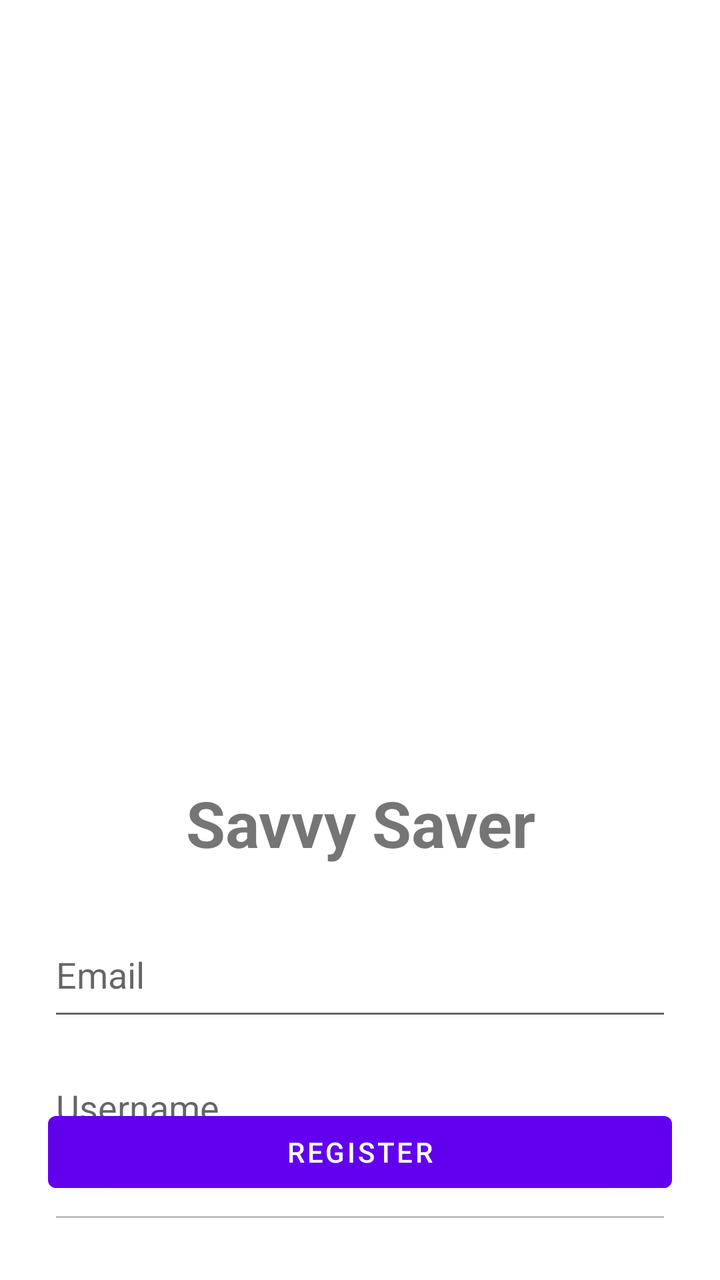
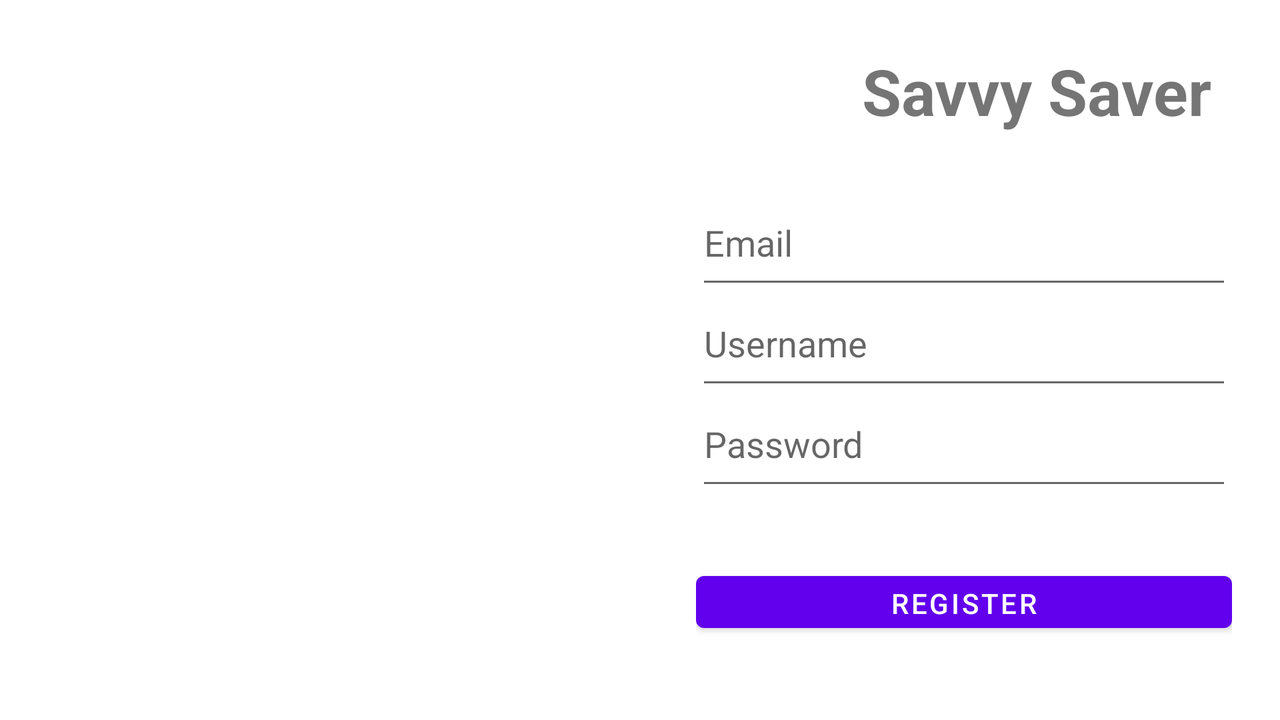

Compare how this app lays out the same screen by default and in its alternative resource folder. The renders come first, then the two layout files and the values they reference.
<!-- AndroidManifest.xml: application theme Theme.Deuxieme -->
<!-- res/layout/activity_register.xml -->
<?xml version="1.0" encoding="utf-8"?>
<RelativeLayout
    xmlns:android="http://schemas.android.com/apk/res/android"
    android:layout_width="match_parent"
    android:layout_height="match_parent"
    android:padding="24dp">

    <Button
        android:id="@+id/return_button"
        android:background="@drawable/back_button"
        android:layout_width="50dp"
        android:layout_height="50dp"
        android:layout_alignParentStart="true"
        android:layout_alignParentTop="true"
        android:layout_marginTop="0dp"/>

    <ImageView
        android:id="@+id/logo"
        android:layout_width="wrap_content"
        android:layout_height="300dp"
        android:src="@drawable/placeholder"
        android:layout_centerHorizontal="true"
        android:layout_below="@id/return_button"/>

    <TextView
        android:id="@+id/app_name"
        android:layout_width="match_parent"
        android:layout_height="wrap_content"
        android:text="Savvy Saver"
        android:textSize="32sp"
        android:textStyle="bold"
        android:layout_below="@id/logo"
        android:layout_marginTop="16dp"
        android:gravity="center"/>

    <EditText
        android:id="@+id/email"
        android:layout_width="match_parent"
        android:layout_height="wrap_content"
        android:hint="Email"
        android:paddingBottom="16dp"
        android:layout_below="@id/app_name"
        android:layout_marginTop="32dp"/>

    <EditText
        android:id="@+id/username"
        android:layout_width="match_parent"
        android:layout_height="wrap_content"
        android:hint="Username"
        android:paddingBottom="16dp"
        android:layout_below="@id/email"
        android:layout_marginTop="16dp"/>

    <EditText
        android:id="@+id/password"
        android:layout_width="match_parent"
        android:layout_height="wrap_content"
        android:hint="Password"
        android:inputType="textPassword"
        android:paddingBottom="16dp"
        android:layout_marginTop="16dp"
        android:layout_below="@id/username"/>

    <Button
        android:id="@+id/register"
        android:layout_width="match_parent"
        android:layout_height="wrap_content"
        android:text="Register"
        android:layout_alignParentBottom="true"
        android:layout_marginTop="16dp"
        android:layout_marginBottom="16dp"/>

</RelativeLayout>
<!-- resources referenced by this layout -->
<resources>
  <style name="Theme.Deuxieme" parent="Theme.MaterialComponents.DayNight.DarkActionBar">
          
          <item name="colorPrimary">@color/purple_500</item>
          <item name="colorPrimaryVariant">@color/purple_700</item>
          <item name="colorOnPrimary">@color/white</item>
          
          <item name="colorSecondary">@color/teal_200</item>
          <item name="colorSecondaryVariant">@color/teal_700</item>
          <item name="colorOnSecondary">@color/black</item>
          
          <item name="android:statusBarColor">?attr/colorPrimaryVariant</item>
          
      </style>
</resources>
<!-- res/layout-land/activity_register.xml (the repository's variant of the layout above) -->
<!-- drawn on the phone turned sideways -->
<?xml version="1.0" encoding="utf-8"?>
<RelativeLayout
    xmlns:android="http://schemas.android.com/apk/res/android"
    android:layout_width="match_parent"
    android:layout_height="match_parent"
    android:padding="24dp">

    <Button
        android:id="@+id/return_button"
        android:background="@drawable/back_button"
        android:layout_width="50dp"
        android:layout_height="50dp"
        android:layout_alignParentStart="true"
        android:layout_alignParentTop="true"
        android:layout_marginTop="4dp"
        android:layout_marginLeft="32dp"/>
    <ImageView
        android:id="@+id/logo"
        android:layout_width="300dp"
        android:layout_height="wrap_content"
        android:src="@drawable/placeholder"
        android:layout_alignParentStart="true"
        android:layout_alignParentTop="true"
        android:layout_alignParentBottom="true"
        android:layout_centerVertical="true"
        android:layout_weight="1"
        android:layout_below="@id/return_button"/>

    <LinearLayout
        android:id="@+id/controls_layout"
        android:layout_width="wrap_content"
        android:layout_height="match_parent"
        android:layout_toEndOf="@id/logo"
        android:layout_marginStart="24dp"
        android:orientation="vertical">

        <TextView
            android:id="@+id/app_name"
            android:layout_width="340dp"
            android:layout_height="wrap_content"
            android:text="Savvy Saver"
            android:textSize="32sp"
            android:textStyle="bold"
            android:gravity="center"/>

        <EditText
            android:id="@+id/email"
            android:layout_width="match_parent"
            android:layout_height="wrap_content"
            android:hint="Email"
            android:paddingBottom="16dp"
            android:layout_below="@id/app_name"
            android:layout_marginTop="32dp"/>

        <EditText
            android:id="@+id/username"
            android:layout_width="match_parent"
            android:layout_height="wrap_content"
            android:hint="Username"
            android:paddingBottom="16dp" />

        <EditText
            android:id="@+id/password"
            android:layout_width="match_parent"
            android:layout_height="wrap_content"
            android:hint="Password"
            android:inputType="textPassword"
            android:paddingBottom="16dp"/>

        <Button
            android:id="@+id/register"
            android:layout_width="match_parent"
            android:layout_height="wrap_content"
            android:text="Register"
            android:layout_marginBottom="16dp"
            android:layout_marginTop="32dp"/>

    </LinearLayout>

</RelativeLayout>
